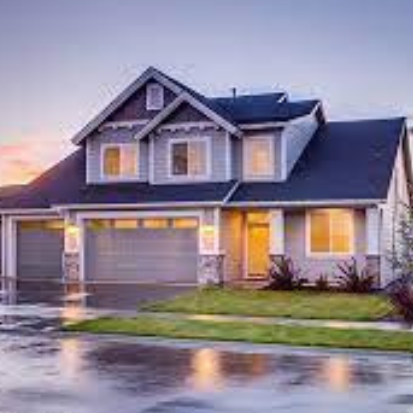
#> input picture pic1.png, 413 x 413 px
$ jupyter execute IP_4.ipynb
#> lines starting #> are read from the running program, lines starting #| are printed output that depends on the picture
[cell 1]
# Set operations on Images

[cell 2]
# Revision
import cv2
import matplotlib.pyplot as plt

# Ensure both images have same dimension (otherwise resize)
im1 = cv2.imread('pic1.png')
#> im1 is the input picture: shape (413, 413, 3); mean B, G, R 147.6, 133.8, 143.5
im2 = cv2.imread('pic1.png')
im3 = cv2.imread('3.jpg')
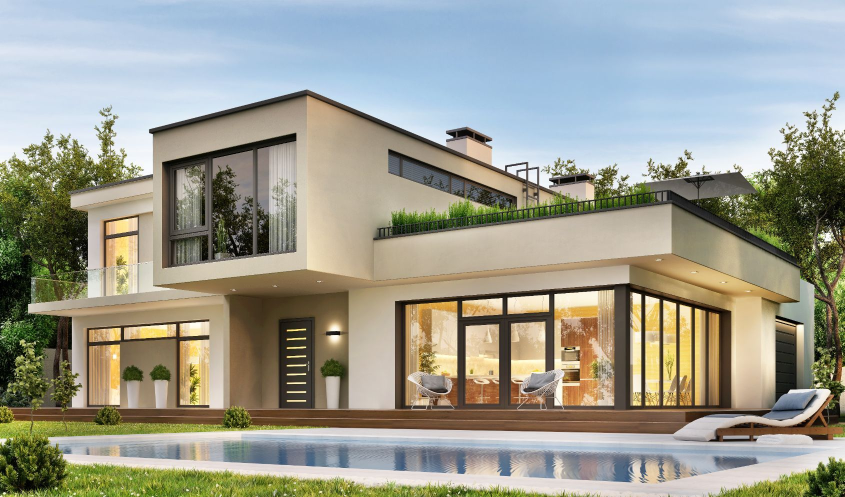
#> input picture 3.jpg, 1689 x 994 px (shown at 1/2 size)
#> im3 is the input picture: shape (994, 1689, 3); mean B, G, R 143.2, 155.9, 155.4
im3=cv2.resize(im3,(413,413))
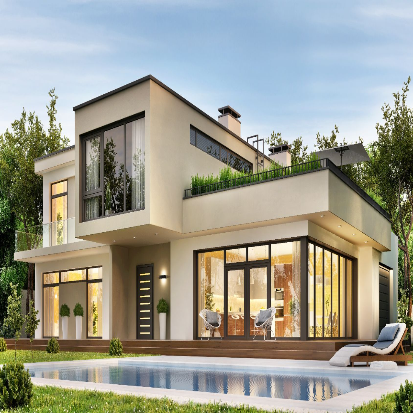
#> im3: shape (413, 413, 3); mean B, G, R 143.1, 155.7, 155.3
plt.imshow(im3)

# Union (OR) of images
union = cv2.max(im1, im2)

# Intersection (AND) of images
intersection = cv2.min(im1, im2)

# Difference (XOR) of images
difference = cv2.absdiff(im1, im2)
#> difference: shape (413, 413, 3); every value is 0

# Complement of the image
complement = cv2.bitwise_not(im1)
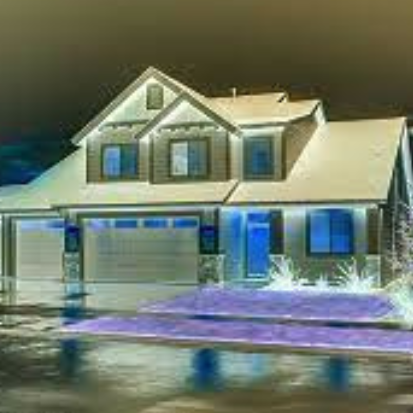
#> complement: shape (413, 413, 3); mean B, G, R 107.4, 121.2, 111.5

# Display the results
plt.subplot(221)
plt.imshow(union)
plt.title('Union')
plt.axis('off')

plt.subplot(222)
plt.imshow(intersection)
plt.title('Intersection')
plt.axis('off')

plt.subplot(223)
plt.imshow(difference)
plt.title('Difference')
plt.axis('off')

plt.subplot(224)
plt.imshow(complement)
plt.title('Complement')
plt.axis('off')
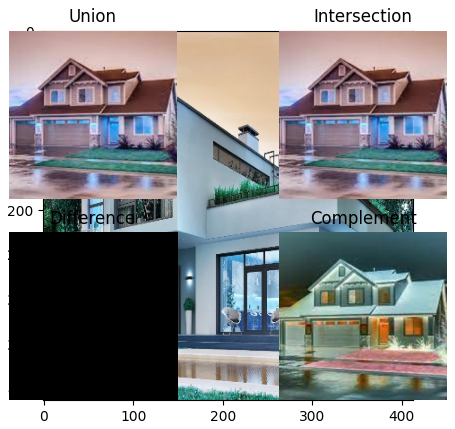
#> figure drawn by matplotlib, 5 panels; B, G, R data is drawn as R, G, B

[cell 3]
plt.imshow(im3)

[cell 4]
#verify
# distributivity
#a u (b n c) = (a u b) n (a u c)
bnc=cv2.min(im2,im3)
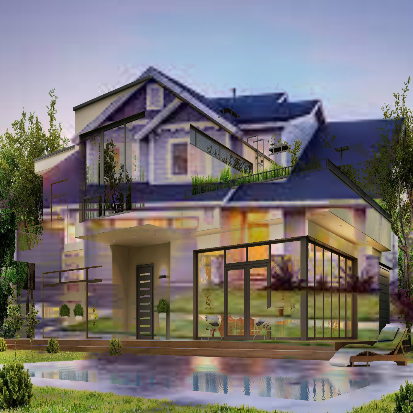
#> bnc: shape (413, 413, 3); mean B, G, R 116.3, 116.7, 120.8
aubnc=cv2.max(im1,bnc)

aub=cv2.max(im1,im2)
auc=cv2.max(im1,im3)
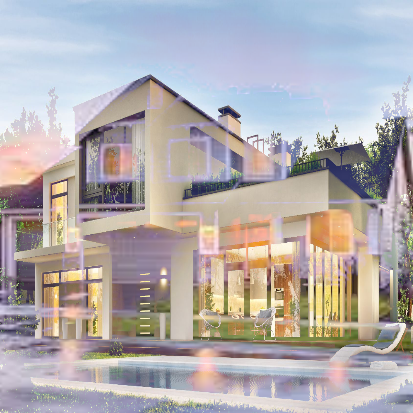
#> auc: shape (413, 413, 3); mean B, G, R 174.4, 172.8, 178
aubnauc=cv2.min(aub,auc)

plt.subplot(131)
plt.imshow(aubnc)
plt.axis('off')

plt.subplot(132)
plt.imshow(aubnauc)
plt.axis('off')

diff = cv2.subtract(aubnc,aubnauc)

plt.subplot(133)
plt.imshow(diff)
plt.axis('off')
#> figure, not shown here; B, G, R data is drawn as R, G, B

[cell 5]
# distributivity with intersection
#a n (b u c) = (a n b) u (a n c)
buc=cv2.max(im2,im3)
anbuc=cv2.min(im1,buc)

anb=cv2.min(im1,im2)
anc=cv2.min(im1,im3)
anbuanc=cv2.min(anb,anc)

plt.subplot(131)
plt.imshow(aubnc)
plt.axis('off')

plt.subplot(132)
plt.imshow(aubnauc)
plt.axis('off')

diff = cv2.subtract(anbuc,anbuanc)
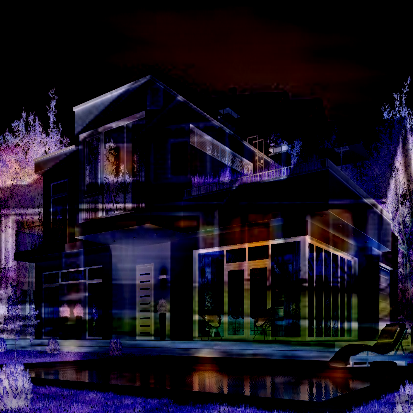
#> diff: shape (413, 413, 3); mean B, G, R 31.3, 17.1, 22.6

plt.subplot(133)
plt.imshow(diff)
plt.axis('off')
#> figure, not shown here; B, G, R data is drawn as R, G, B

[cell 6]
# assosciativity with union
# au(buc)=(aub)uc
buc=cv2.max(im2,im3)
aubuc1=cv2.max(im1,buc)

aubuc2=cv2.max(aub,im3)

plt.subplot(131)
plt.imshow(aubuc1)
plt.axis('off')

plt.subplot(132)
plt.imshow(aubuc2)
plt.axis('off')

diff = cv2.subtract(aubuc1,aubuc2)

plt.subplot(133)
plt.imshow(diff)
plt.axis('off')
#> figure, not shown here; B, G, R data is drawn as R, G, B

[cell 7]
# assosciativity with intersection
# an(bnc)=(anb)nc
anbnc1=cv2.min(im1,bnc)

anb=cv2.min(im1,im2)
anbnc2=cv2.min(anb,im3)

plt.subplot(131)
plt.imshow(anbnc1)
plt.axis('off')

plt.subplot(132)
plt.imshow(anbnc2)
plt.axis('off')

diff = cv2.subtract(anbnc1,anbnc2)

plt.subplot(133)
plt.imshow(diff)
plt.axis('off')
#> figure, not shown here; B, G, R data is drawn as R, G, B
